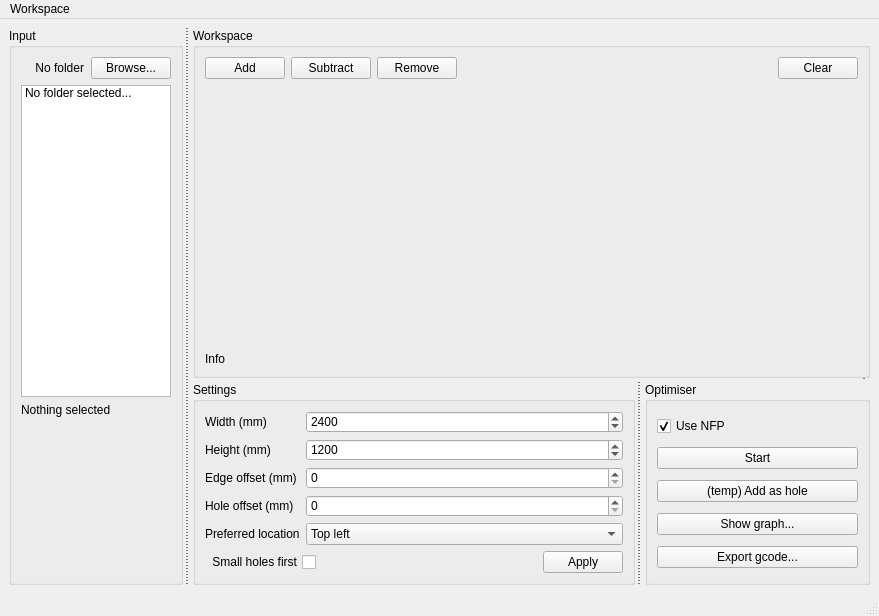
<?xml version="1.0" encoding="UTF-8"?>
<ui version="4.0">
 <class>MainWindow</class>
 <widget class="QMainWindow" name="MainWindow">
  <property name="geometry">
   <rect>
    <x>0</x>
    <y>0</y>
    <width>879</width>
    <height>616</height>
   </rect>
  </property>
  <property name="windowTitle">
   <string>MainWindow</string>
  </property>
  <property name="toolButtonStyle">
   <enum>Qt::ToolButtonTextBesideIcon</enum>
  </property>
  <widget class="QWidget" name="centralwidget">
   <layout class="QHBoxLayout" name="horizontalLayout">
    <item>
     <widget class="QSplitter" name="splitter_3">
      <property name="styleSheet">
       <string notr="true">::handle{border-style: dashed;
    border-color: black;
    border-width: 0px 1px 0px 0px;
	margin-right: 5px;
}</string>
      </property>
      <property name="orientation">
       <enum>Qt::Horizontal</enum>
      </property>
      <widget class="QGroupBox" name="gb_input">
       <property name="sizePolicy">
        <sizepolicy hsizetype="Preferred" vsizetype="Preferred">
         <horstretch>1</horstretch>
         <verstretch>0</verstretch>
        </sizepolicy>
       </property>
       <property name="maximumSize">
        <size>
         <width>16777215</width>
         <height>16777215</height>
        </size>
       </property>
       <property name="baseSize">
        <size>
         <width>0</width>
         <height>0</height>
        </size>
       </property>
       <property name="title">
        <string>Input</string>
       </property>
       <layout class="QVBoxLayout" name="verticalLayout" stretch="0,0,0,0">
        <item>
         <layout class="QHBoxLayout" name="horizontalLayout_2">
          <item>
           <widget class="QLabel" name="lb_input_path">
            <property name="text">
             <string>No folder</string>
            </property>
            <property name="alignment">
             <set>Qt::AlignRight|Qt::AlignTrailing|Qt::AlignVCenter</set>
            </property>
            <property name="indent">
             <number>1</number>
            </property>
            <property name="buddy">
             <cstring>lb_input_path</cstring>
            </property>
           </widget>
          </item>
          <item>
           <widget class="QPushButton" name="pb_input_browse">
            <property name="sizePolicy">
             <sizepolicy hsizetype="Maximum" vsizetype="Fixed">
              <horstretch>0</horstretch>
              <verstretch>0</verstretch>
             </sizepolicy>
            </property>
            <property name="text">
             <string>Browse...</string>
            </property>
           </widget>
          </item>
         </layout>
        </item>
        <item>
         <widget class="QListWidget" name="lw_input_list">
          <property name="textElideMode">
           <enum>Qt::ElideLeft</enum>
          </property>
          <item>
           <property name="text">
            <string>No folder selected...</string>
           </property>
           <property name="flags">
            <set>NoItemFlags</set>
           </property>
          </item>
         </widget>
        </item>
        <item>
         <widget class="QLabel" name="lb_preview_info">
          <property name="text">
           <string>Nothing selected</string>
          </property>
         </widget>
        </item>
        <item>
         <widget class="QWidget" name="mplPreview" native="true">
          <property name="sizePolicy">
           <sizepolicy hsizetype="Minimum" vsizetype="Maximum">
            <horstretch>0</horstretch>
            <verstretch>0</verstretch>
           </sizepolicy>
          </property>
          <property name="minimumSize">
           <size>
            <width>150</width>
            <height>150</height>
           </size>
          </property>
          <property name="maximumSize">
           <size>
            <width>16777215</width>
            <height>150</height>
           </size>
          </property>
          <layout class="QVBoxLayout" name="mplPreviewLayout"/>
         </widget>
        </item>
       </layout>
      </widget>
      <widget class="QSplitter" name="splitter_2">
       <property name="sizePolicy">
        <sizepolicy hsizetype="Expanding" vsizetype="Expanding">
         <horstretch>5</horstretch>
         <verstretch>0</verstretch>
        </sizepolicy>
       </property>
       <property name="orientation">
        <enum>Qt::Vertical</enum>
       </property>
       <widget class="QGroupBox" name="gb_workspace">
        <property name="sizePolicy">
         <sizepolicy hsizetype="Preferred" vsizetype="Preferred">
          <horstretch>2</horstretch>
          <verstretch>2</verstretch>
         </sizepolicy>
        </property>
        <property name="baseSize">
         <size>
          <width>0</width>
          <height>500</height>
         </size>
        </property>
        <property name="title">
         <string>Workspace</string>
        </property>
        <layout class="QVBoxLayout" name="verticalLayout_3" stretch="0,1,0">
         <item>
          <layout class="QHBoxLayout" name="horizontalLayout_3">
           <item>
            <widget class="QPushButton" name="pb_workspace_add">
             <property name="text">
              <string>Add</string>
             </property>
            </widget>
           </item>
           <item>
            <widget class="QPushButton" name="pb_workspace_subtract">
             <property name="text">
              <string>Subtract</string>
             </property>
            </widget>
           </item>
           <item>
            <widget class="QPushButton" name="pb_workspace_remove">
             <property name="text">
              <string>Remove</string>
             </property>
            </widget>
           </item>
           <item>
            <spacer name="horizontalSpacer">
             <property name="orientation">
              <enum>Qt::Horizontal</enum>
             </property>
             <property name="sizeHint" stdset="0">
              <size>
               <width>40</width>
               <height>20</height>
              </size>
             </property>
            </spacer>
           </item>
           <item>
            <widget class="QPushButton" name="pb_workspace_clear">
             <property name="text">
              <string>Clear</string>
             </property>
            </widget>
           </item>
          </layout>
         </item>
         <item>
          <widget class="QWidget" name="mplWorkspace" native="true">
           <layout class="QVBoxLayout" name="mplWorkspaceLayout"/>
          </widget>
         </item>
         <item>
          <widget class="QLabel" name="lb_workspace_info">
           <property name="text">
            <string>Info</string>
           </property>
          </widget>
         </item>
        </layout>
       </widget>
       <widget class="QSplitter" name="splitter">
        <property name="baseSize">
         <size>
          <width>0</width>
          <height>0</height>
         </size>
        </property>
        <property name="orientation">
         <enum>Qt::Horizontal</enum>
        </property>
        <widget class="QGroupBox" name="gb_settings">
         <property name="sizePolicy">
          <sizepolicy hsizetype="Preferred" vsizetype="Preferred">
           <horstretch>0</horstretch>
           <verstretch>0</verstretch>
          </sizepolicy>
         </property>
         <property name="title">
          <string>Settings</string>
         </property>
         <layout class="QVBoxLayout" name="verticalLayout_4">
          <item>
           <layout class="QFormLayout" name="formLayout">
            <item row="0" column="0">
             <widget class="QLabel" name="widthLabel">
              <property name="text">
               <string>Width (mm)</string>
              </property>
             </widget>
            </item>
            <item row="0" column="1">
             <widget class="QSpinBox" name="sb_settings_width">
              <property name="minimum">
               <number>20</number>
              </property>
              <property name="maximum">
               <number>50000</number>
              </property>
              <property name="value">
               <number>2400</number>
              </property>
             </widget>
            </item>
            <item row="1" column="0">
             <widget class="QLabel" name="heightLabel">
              <property name="text">
               <string>Height (mm)</string>
              </property>
             </widget>
            </item>
            <item row="1" column="1">
             <widget class="QSpinBox" name="sb_settings_height">
              <property name="minimum">
               <number>20</number>
              </property>
              <property name="maximum">
               <number>50000</number>
              </property>
              <property name="value">
               <number>1200</number>
              </property>
             </widget>
            </item>
            <item row="2" column="0">
             <widget class="QLabel" name="borderOffsetLabel">
              <property name="text">
               <string>Edge offset (mm)</string>
              </property>
             </widget>
            </item>
            <item row="2" column="1">
             <widget class="QSpinBox" name="sb_settings_edge_offset">
              <property name="maximum">
               <number>999</number>
              </property>
             </widget>
            </item>
            <item row="3" column="0">
             <widget class="QLabel" name="holeOffsetMmLabel">
              <property name="text">
               <string>Hole offset (mm)</string>
              </property>
             </widget>
            </item>
            <item row="3" column="1">
             <widget class="QSpinBox" name="sb_settings_hole_offset">
              <property name="maximum">
               <number>999</number>
              </property>
             </widget>
            </item>
            <item row="4" column="0">
             <widget class="QLabel" name="preferredLocationLabel">
              <property name="text">
               <string>Preferred location</string>
              </property>
             </widget>
            </item>
            <item row="4" column="1">
             <widget class="QComboBox" name="cb_settings_location">
              <item>
               <property name="text">
                <string>Top left</string>
               </property>
              </item>
              <item>
               <property name="text">
                <string>Top right</string>
               </property>
              </item>
              <item>
               <property name="text">
                <string>Bottom left</string>
               </property>
              </item>
              <item>
               <property name="text">
                <string>Bottom right</string>
               </property>
              </item>
              <item>
               <property name="text">
                <string>Left</string>
               </property>
              </item>
              <item>
               <property name="text">
                <string>Right</string>
               </property>
              </item>
             </widget>
            </item>
           </layout>
          </item>
          <item>
           <layout class="QHBoxLayout" name="horizontalLayout_7">
            <property name="spacing">
             <number>6</number>
            </property>
            <item>
             <widget class="QCheckBox" name="cb_settings_small_first">
              <property name="layoutDirection">
               <enum>Qt::RightToLeft</enum>
              </property>
              <property name="text">
               <string>Small holes first</string>
              </property>
             </widget>
            </item>
            <item>
             <spacer name="horizontalSpacer_2">
              <property name="orientation">
               <enum>Qt::Horizontal</enum>
              </property>
              <property name="sizeHint" stdset="0">
               <size>
                <width>40</width>
                <height>20</height>
               </size>
              </property>
             </spacer>
            </item>
            <item>
             <widget class="QPushButton" name="pb_settings_apply">
              <property name="text">
               <string>Apply</string>
              </property>
             </widget>
            </item>
           </layout>
          </item>
         </layout>
        </widget>
        <widget class="QGroupBox" name="gb_optimiser">
         <property name="title">
          <string>Optimiser</string>
         </property>
         <layout class="QVBoxLayout" name="verticalLayout_5">
          <item>
           <widget class="QCheckBox" name="cb_optimiser_use_nfp">
            <property name="text">
             <string>Use NFP</string>
            </property>
            <property name="checked">
             <bool>true</bool>
            </property>
           </widget>
          </item>
          <item>
           <widget class="QPushButton" name="pb_optimiser_start">
            <property name="text">
             <string>Start</string>
            </property>
           </widget>
          </item>
          <item>
           <widget class="QPushButton" name="pb_optimiser_add_as_hole">
            <property name="text">
             <string>(temp) Add as hole</string>
            </property>
           </widget>
          </item>
          <item>
           <widget class="QPushButton" name="pb_optimiser_history">
            <property name="text">
             <string>Show graph...</string>
            </property>
           </widget>
          </item>
          <item>
           <widget class="QPushButton" name="pb_optimiser_export">
            <property name="text">
             <string>Export gcode...</string>
            </property>
           </widget>
          </item>
         </layout>
        </widget>
       </widget>
      </widget>
     </widget>
    </item>
   </layout>
  </widget>
  <widget class="QMenuBar" name="menubar">
   <property name="geometry">
    <rect>
     <x>0</x>
     <y>0</y>
     <width>879</width>
     <height>21</height>
    </rect>
   </property>
   <widget class="QMenu" name="menuWorkspace">
    <property name="title">
     <string>Workspace</string>
    </property>
    <addaction name="menu_workspace_export"/>
    <addaction name="menu_workspace_import"/>
   </widget>
   <addaction name="menuWorkspace"/>
  </widget>
  <widget class="QStatusBar" name="statusbar"/>
  <action name="menu_workspace_export">
   <property name="text">
    <string>Export...</string>
   </property>
  </action>
  <action name="menu_workspace_import">
   <property name="text">
    <string>Import...</string>
   </property>
  </action>
 </widget>
 <tabstops>
  <tabstop>pb_input_browse</tabstop>
  <tabstop>lw_input_list</tabstop>
  <tabstop>pb_workspace_add</tabstop>
  <tabstop>pb_workspace_remove</tabstop>
  <tabstop>sb_settings_width</tabstop>
  <tabstop>sb_settings_height</tabstop>
  <tabstop>sb_settings_edge_offset</tabstop>
  <tabstop>sb_settings_hole_offset</tabstop>
  <tabstop>cb_settings_location</tabstop>
  <tabstop>pb_optimiser_start</tabstop>
  <tabstop>pb_optimiser_export</tabstop>
 </tabstops>
 <resources/>
 <connections/>
</ui>
